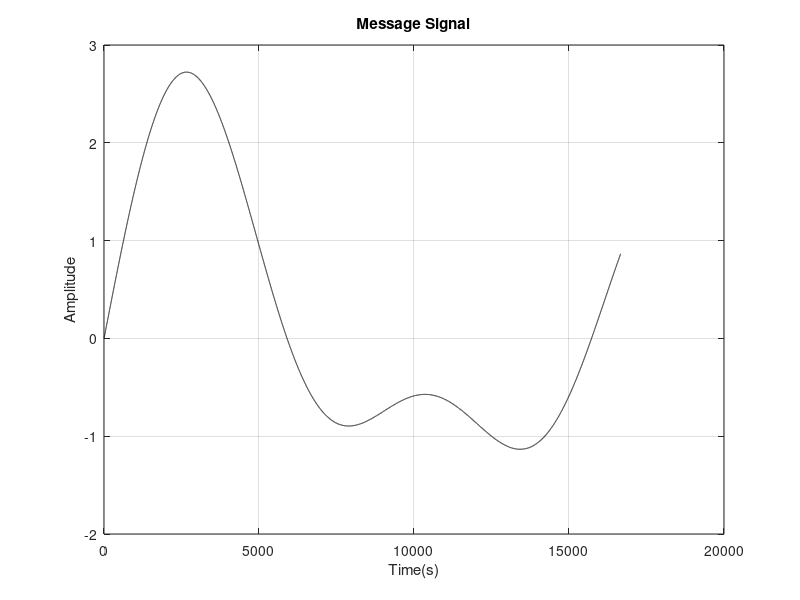
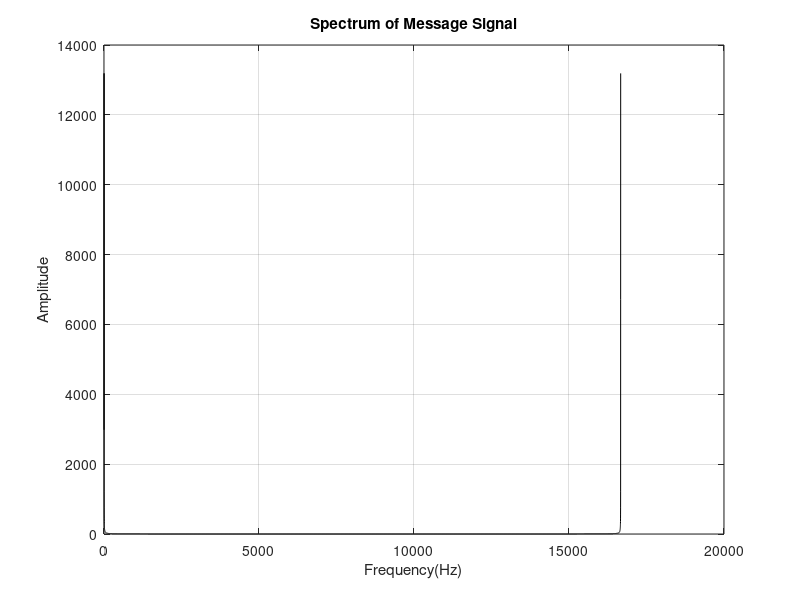
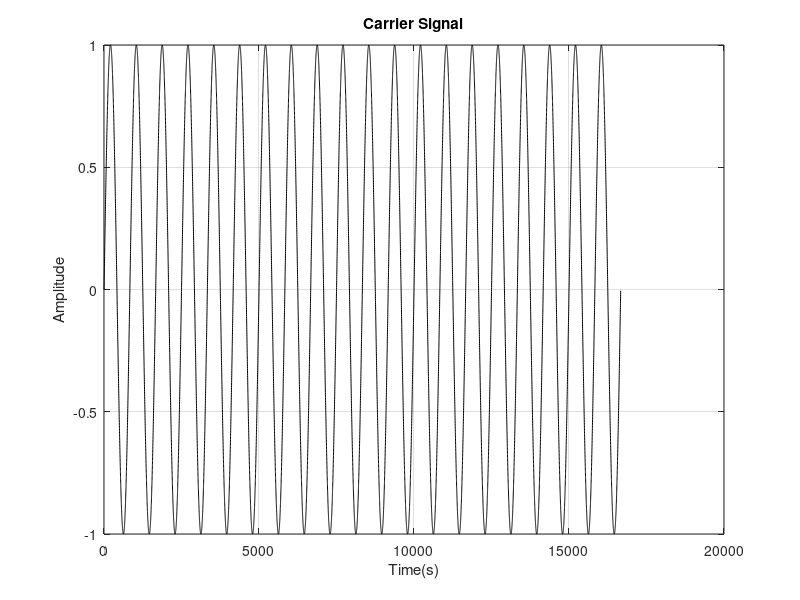
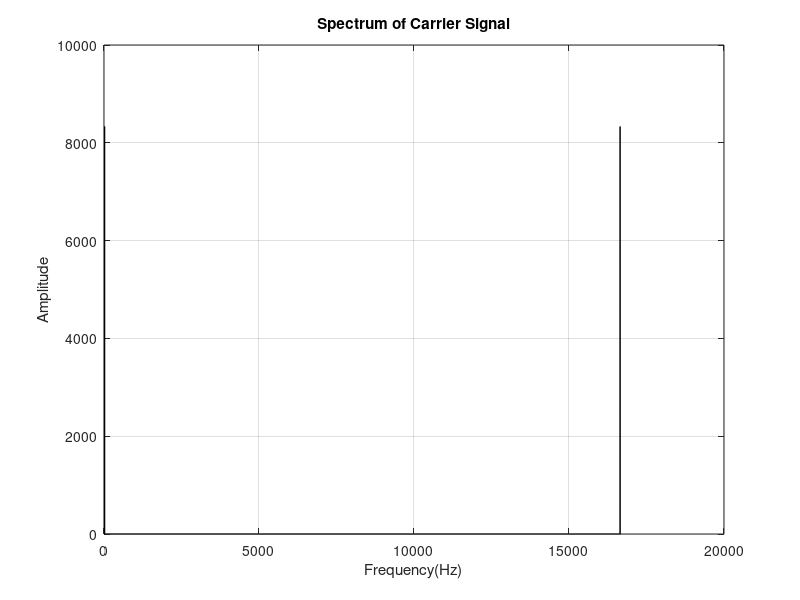

Source code (MATLAB) for these figures, in order:

%Communication Systems 

%TC-307

%Department of Telecommunications Engineering

%SHIZA HUDA 
%Amplitude Modulation 
%CEP Assignment



fs= 5000e5;  %Sampling Frequency

fm1= 60000;  %Message Frequency

fm2= 40000;

fm3= 30000;

fc= 600000;  %Carrier Frequency

nCyl=2;      %Number of waves to be generated

i=0.1;       %Modulation Index

t=0:1/fs:nCyl*1/fm1;  %Defining time 

x=sin(2*pi*fm1*t)+sin(2*pi*fm2*t) +sin(2*pi*fm3*t);    %Message Signal

c=sin(2*pi*fc*t);    %Carrier Signal


%Plotting Message Signal

figure(1);

plot(x,'k');

title ('Message Signal');  

xlabel('Time(s)');  

ylabel('Amplitude');

grid on;

%Spectrum of Message Signal

y=abs(fft(x));

figure(2);

plot(y,'k');

title ('Spectrum of Message Signal');

xlabel('Frequency(Hz)');  

ylabel('Amplitude');

grid on;

%Plotting Carrier Signal

figure(3);

plot(c,'k');

title ('Carrier Signal');  

xlabel('Time(s)');  

ylabel('Amplitude');

grid on;

%Spectrum of Carrier

z=abs(fft(c));

figure(4);

plot(z,'k');

title ('Spectrum of Carrier Signal');  

xlabel('Frequency(Hz)');  

ylabel('Amplitude');

grid on;

%Apmlitude Modulation using Standard Equation

term= (c.*x).*i;

Am= c + term;

figure(5);

plot(Am,'k');

title ('Modulated Signal (1.0)');  

xlabel('Time(s)');  

ylabel('Amplitude');

grid on;
